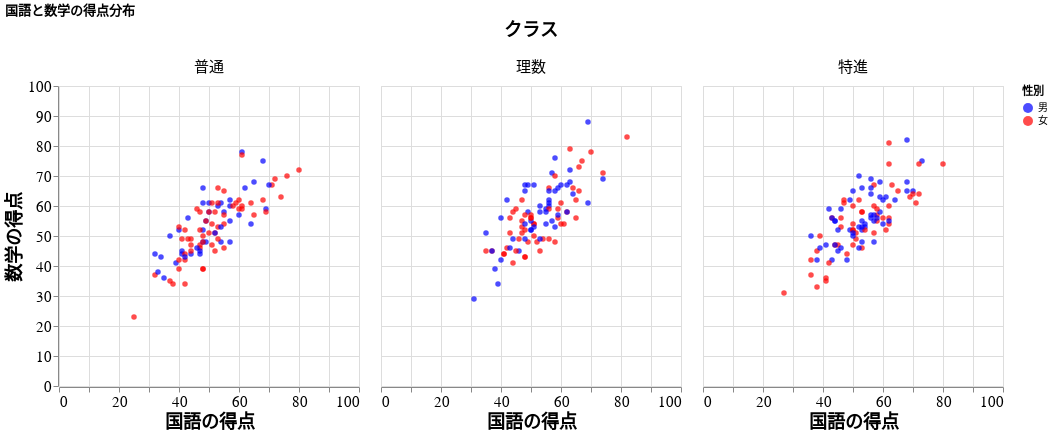

Here is the notebook cell this chart was saved with:
### Code cell
import altair as alt
from altair_saver import save

scatter = (
    alt.Chart(df)
    .mark_circle(size=30)
    .encode(
        x=alt.X(
            "国語",
            scale=alt.Scale(domain=[0, 100]),
            axis=alt.Axis(
                labelFontSize=15, ticks=True, titleFontSize=18, title="国語の得点"
            ),
        ),
        y=alt.Y(
            "数学",
            scale=alt.Scale(domain=[0, 100]),
            axis=alt.Axis(
                labelFontSize=15, ticks=True, titleFontSize=18, title="数学の得点"
            ),
        ),
        column=alt.Column(
            "クラス",
            header=alt.Header(labelFontSize=15, titleFontSize=18),
            sort=alt.Sort(cl),
            title="クラス",
        ),
        color=alt.Color(
            "性別",
            scale=alt.Scale(domain=sex, range=["blue", "red"]),
        ),
        tooltip=["国語", "数学"],
    )
    .properties(width=300, height=300, title="国語と数学の得点分布")
    .interactive()
)

save(scatter, "scatter.html", embed_options={"actions": True})
scatter

### Figure 1 — Vega-Lite specification as saved in the notebook (floating-point values rounded to 4 significant figures; data arrays with more than 128 entries replaced by an {"elided": "..."} marker saying what was removed)
{"config": {"view": {"continuousWidth": 400, "continuousHeight": 300}}, "data": {"name": "data-d9351a7713218fa517218618800cbad0"}, "mark": {"type": "circle", "size": 30}, "encoding": {"color": {"field": "性別", "scale": {"domain": ["男", "女"], "range": ["blue", "red"]}, "type": "nominal"}, "column": {"field": "クラス", "header": {"labelFontSize": 15, "titleFontSize": 18}, "sort": ["普通", "理数", "特進"], "title": "クラス", "type": "nominal"}, "tooltip": [{"field": "国語", "type": "quantitative"}, {"field": "数学", "type": "quantitative"}], "x": {"axis": {"labelFontSize": 15, "ticks": true, "title": "国語の得点", "titleFontSize": 18}, "field": "国語", "scale": {"domain": [0, 100]}, "type": "quantitative"}, "y": {"axis": {"labelFontSize": 15, "ticks": true, "title": "数学の得点", "titleFontSize": 18}, "field": "数学", "scale": {"domain": [0, 100]}, "type": "quantitative"}}, "height": 300, "selection": {"selector001": {"type": "interval", "bind": "scales", "encodings": ["x", "y"]}}, "title": "国語と数学の得点分布", "width": 300, "$schema": "https://vega.github.io/schema/vega-lite/v4.17.0.json", "datasets": {"data-d9351a7713218fa517218618800cbad0": {"elided": "300 records"}}}
